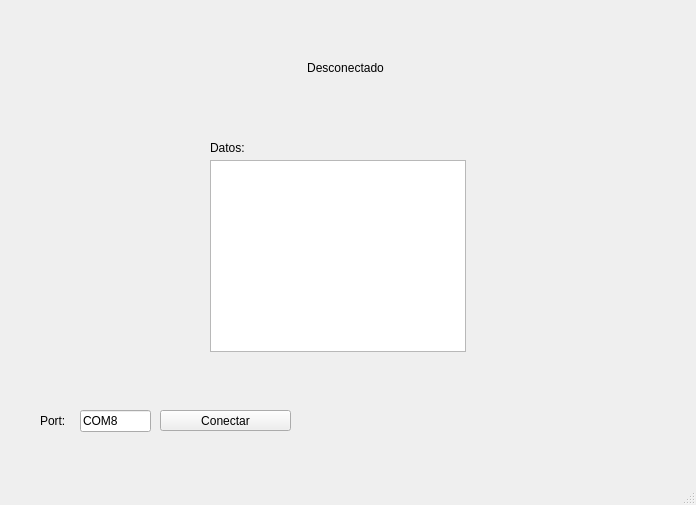
<?xml version="1.0" encoding="UTF-8"?>
<ui version="4.0">
 <class>MainWindow</class>
 <widget class="QMainWindow" name="MainWindow">
  <property name="geometry">
   <rect>
    <x>0</x>
    <y>0</y>
    <width>696</width>
    <height>505</height>
   </rect>
  </property>
  <property name="windowTitle">
   <string>MainWindow</string>
  </property>
  <widget class="QWidget" name="centralwidget">
   <widget class="QLabel" name="lbl_logoUAT">
    <property name="geometry">
     <rect>
      <x>30</x>
      <y>10</y>
      <width>181</width>
      <height>71</height>
     </rect>
    </property>
    <property name="text">
     <string/>
    </property>
    <property name="pixmap">
     <pixmap resource="../../recursos.qrc">:/logo/Imagenes/UAT-Escudo-2024.png</pixmap>
    </property>
    <property name="scaledContents">
     <bool>true</bool>
    </property>
   </widget>
   <widget class="QLabel" name="lbl_logoFIT">
    <property name="geometry">
     <rect>
      <x>450</x>
      <y>20</y>
      <width>211</width>
      <height>61</height>
     </rect>
    </property>
    <property name="text">
     <string/>
    </property>
    <property name="pixmap">
     <pixmap resource="../../recursos.qrc">:/logo/Imagenes/LogoFIT.png</pixmap>
    </property>
    <property name="scaledContents">
     <bool>true</bool>
    </property>
   </widget>
   <widget class="QLabel" name="lbl_logoCT">
    <property name="geometry">
     <rect>
      <x>610</x>
      <y>390</y>
      <width>71</width>
      <height>51</height>
     </rect>
    </property>
    <property name="text">
     <string/>
    </property>
    <property name="pixmap">
     <pixmap resource="../../recursos.qrc">:/logo/Imagenes/logoCT.png</pixmap>
    </property>
    <property name="scaledContents">
     <bool>true</bool>
    </property>
   </widget>
   <widget class="QLabel" name="label">
    <property name="geometry">
     <rect>
      <x>40</x>
      <y>410</y>
      <width>31</width>
      <height>21</height>
     </rect>
    </property>
    <property name="text">
     <string>Port:</string>
    </property>
   </widget>
   <widget class="QLineEdit" name="txt_COM">
    <property name="geometry">
     <rect>
      <x>80</x>
      <y>410</y>
      <width>71</width>
      <height>22</height>
     </rect>
    </property>
    <property name="text">
     <string>COM8</string>
    </property>
   </widget>
   <widget class="QPushButton" name="btn_Accion">
    <property name="geometry">
     <rect>
      <x>160</x>
      <y>410</y>
      <width>131</width>
      <height>21</height>
     </rect>
    </property>
    <property name="text">
     <string>Conectar</string>
    </property>
   </widget>
   <widget class="QLabel" name="lbl_estado">
    <property name="geometry">
     <rect>
      <x>290</x>
      <y>60</y>
      <width>111</width>
      <height>16</height>
     </rect>
    </property>
    <property name="text">
     <string>Desconectado</string>
    </property>
    <property name="alignment">
     <set>Qt::AlignCenter</set>
    </property>
   </widget>
   <widget class="QListWidget" name="datos">
    <property name="geometry">
     <rect>
      <x>210</x>
      <y>160</y>
      <width>256</width>
      <height>192</height>
     </rect>
    </property>
   </widget>
   <widget class="QLabel" name="label_3">
    <property name="geometry">
     <rect>
      <x>210</x>
      <y>140</y>
      <width>55</width>
      <height>16</height>
     </rect>
    </property>
    <property name="text">
     <string>Datos:</string>
    </property>
   </widget>
  </widget>
  <widget class="QMenuBar" name="menubar">
   <property name="geometry">
    <rect>
     <x>0</x>
     <y>0</y>
     <width>696</width>
     <height>26</height>
    </rect>
   </property>
  </widget>
  <widget class="QStatusBar" name="statusbar"/>
 </widget>
 <resources>
  <include location="../../recursos.qrc"/>
 </resources>
 <connections/>
</ui>
